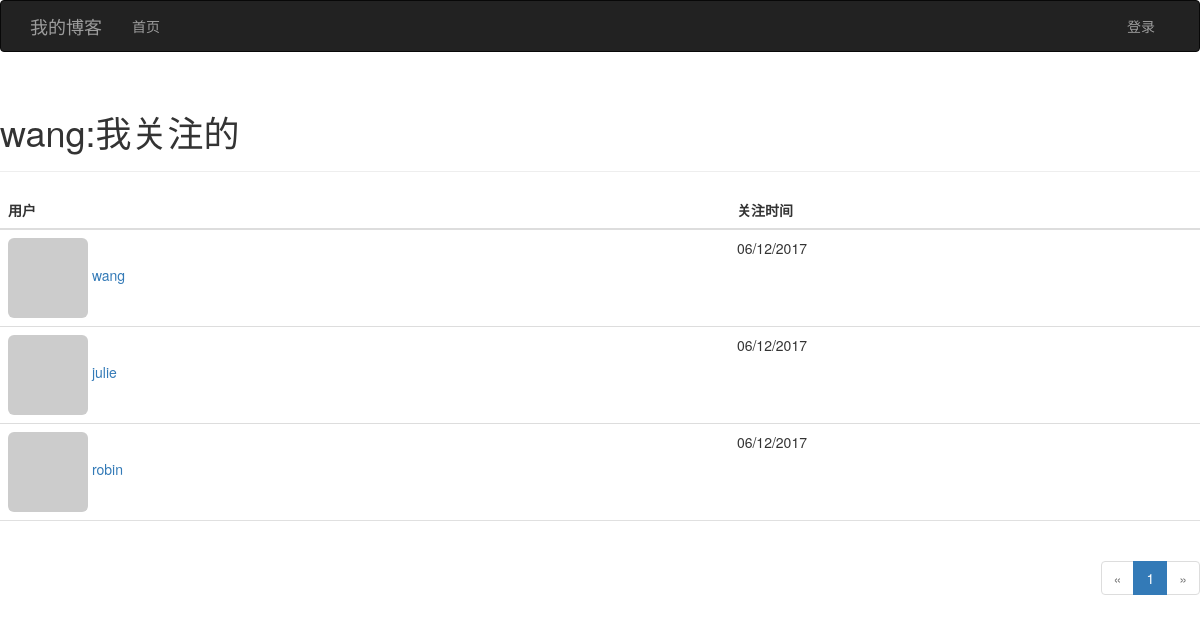
/followed-by/wang, run on the app's committed database.
### app/models.py (models this page shows, shortened)
class User(UserMixin, db.Model):
    __tablename__ = 'users'
    id = db.Column(db.Integer, primary_key=True)
    username = db.Column(db.String(64), unique=True, index=True)
    email = db.Column(db.String(64), unique=True, index=True)
    password_hash = db.Column(db.String(128))
    confirmed = db.Column(db.Boolean, default=False)
    role_id = db.Column(db.Integer, db.ForeignKey('roles.id'))
    name = db.Column(db.String(64))
    location = db.Column(db.String(64))
    about_me = db.Column(db.Text)
    member_since = db.Column(db.DateTime, default=datetime.utcnow)
    last_seen = db.Column(db.DateTime, default=datetime.utcnow)
    avatar_hash = db.Column(db.String(32))
    posts = db.relationship("Post", backref="author", lazy='dynamic')
    followed = db.relationship('Follow', foreign_keys=[Follow.follower_id],
                               backref=db.backref('follower', lazy='joined'),
                               lazy='dynamic',
                               cascade='all, delete-orphan')
    followers = db.relationship('Follow', foreign_keys=[Follow.followed_id],
                                backref=db.backref('followed', lazy='joined'),
                                lazy='dynamic',
                                cascade='all, delete-orphan')
    comments = db.relationship('Comment', backref='author', lazy='dynamic')
    @property
    def password(self):
        raise AttributeError('密码字段不可读取')
    def gravatar(self, size=100, default='identicon', rating='g'):
        if request.is_secure:
            url = 'http://secure.gravatar.com/avatar'
        else:
            url = 'http://www.gravatar.com/avatar'
        hash = self.avatar_hash or hashlib.md5(
            self.email.encode('utf-8')).hexdigest()
        return '{url}/{hash}?s={size}&d={default}&={rating}'.format(
            url=url, hash=hash, size=size, default=default, rating=rating)

class Follow(db.Model):
    __tablename__ = 'follows'
    follower_id = db.Column(db.Integer, db.ForeignKey('users.id'),
                            primary_key=True)
    followed_id = db.Column(db.Integer, db.ForeignKey('users.id'),
                            primary_key=True)
    timestamp = db.Column(db.DateTime, default=datetime.utcnow)

### app/main/views.py (the view)
@main.route('/followed-by/<username>')
def followed_by(username):
    user = User.query.filter_by(username=username).first()
    if user is None:
        flash("没有此用户")
        return redirect(url_for('.index'))
    page = request.args.get('page', 1, type=int)
    pagination = user.followed.paginate(
        page, per_page=current_app.config['BLOG_FOLLOWERS_PER_PAGE'],
        error_out=False)
    follows = [{'user': item.followed, 'timestamp': item.timestamp}
                for item in pagination.items]
    return render_template('followers.html', user=user, title="我关注的",
                           endpoint='.followed_by', pagination=pagination,
                           follows=follows)

### app/auth/views.py (called while the page is built)
@auth.before_app_request
def before_request():
    if current_user.is_authenticated:
        current_user.ping()
        if not current_user.confirmed \
            and request.endpoint \
            and request.endpoint[:5] != 'auth.' \
            and request.endpoint != 'static':
            return redirect(url_for('auth.unconfirmed'))

### app/main/__init__.py (called while the page is built)
@main.app_context_processor
def inject_permission():
    return dict(Permission=Permission)

### app/models.py (called while the page is built)
    def can(self, permission):
        return False

### app/templates/followers.html (shortened to what this page needs)
{% extends "base.html" %}
{% import "_macros.html" as macros %}
{% block page_content %}
<div class="page-header">
    <h1>{{ user.username }}:{{ title }}</h1>
</div>
<table class="table table-hover followers">
    <thead><tr><th>用户</th><th>关注时间</th></tr></thead>
    {% for follow in follows %}
    <tr>
        <td>
            <a href="{{ url_for('.user', username=follow.user.username) }}">
                <img class="img-rounded" src="{{ follow.user.gravatar(size=32) }}">
                {{ follow.user.username }}
            </a>
        </td>
        <td>
            {{ moment(follow.timestamp).format('L') }}
        </td>
    </tr>
    {% endfor %}
</table>
<div class="pagination">
    {{ macros.pagination_widget(pagination, endpoint,
            username=user.username) }}
</div>
{% endblock %}

### app/static/styles.css (style rules this page uses)
div.pagination { width: 100%; text-align: right; padding: 0px; margin: 0px; }
.table.followers tr { border-bottom: 1px solid #e0e0e0; }

### data on the page
User: username "wang", user.username "wang"
Follow: timestamp "06/12/2017"
User: user.username "julie"
Follow: timestamp "06/12/2017"
User: user.username "robin"
Follow: timestamp "06/12/2017"

### other printed values
{{ title }} "我关注的"
{{ p }} "1"
